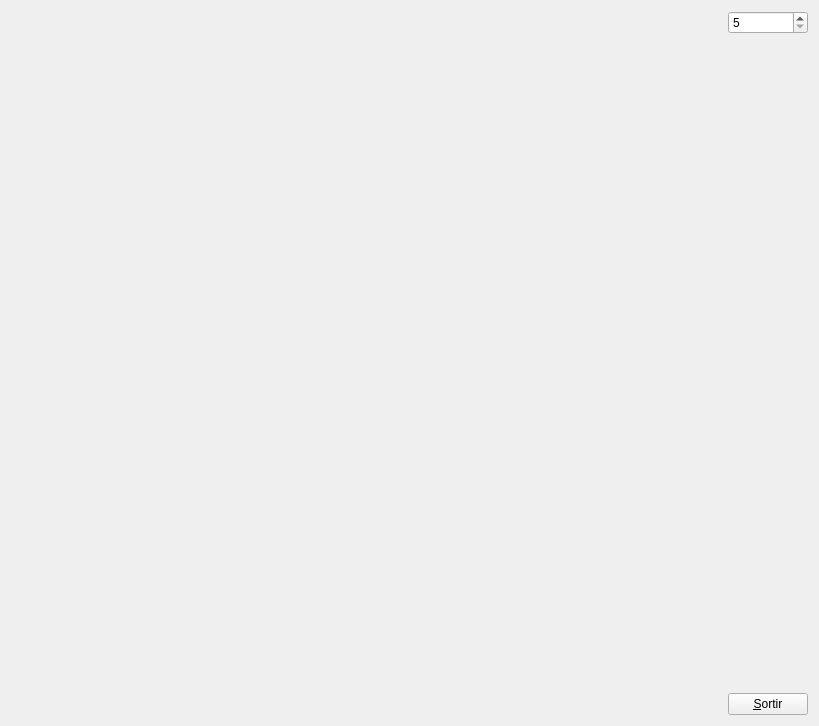
<?xml version="1.0" encoding="UTF-8"?>
<ui version="4.0">
 <class>MyForm</class>
 <widget class="QWidget" name="MyForm">
  <property name="geometry">
   <rect>
    <x>0</x>
    <y>0</y>
    <width>819</width>
    <height>726</height>
   </rect>
  </property>
  <property name="windowTitle">
   <string>IDI-Lab</string>
  </property>
  <layout class="QHBoxLayout" name="horizontalLayout">
   <item>
    <widget class="MyGLWidget" name="widget" native="true">
     <property name="sizePolicy">
      <sizepolicy hsizetype="Expanding" vsizetype="Expanding">
       <horstretch>0</horstretch>
       <verstretch>0</verstretch>
      </sizepolicy>
     </property>
    </widget>
   </item>
   <item>
    <layout class="QVBoxLayout" name="verticalLayout">
     <item>
      <widget class="QSpinBox" name="spinBox">
       <property name="minimum">
        <number>5</number>
       </property>
       <property name="maximum">
        <number>50</number>
       </property>
      </widget>
     </item>
     <item>
      <spacer name="verticalSpacer">
       <property name="orientation">
        <enum>Qt::Vertical</enum>
       </property>
       <property name="sizeHint" stdset="0">
        <size>
         <width>20</width>
         <height>40</height>
        </size>
       </property>
      </spacer>
     </item>
     <item>
      <widget class="QPushButton" name="pushButton">
       <property name="sizePolicy">
        <sizepolicy hsizetype="Fixed" vsizetype="Fixed">
         <horstretch>0</horstretch>
         <verstretch>0</verstretch>
        </sizepolicy>
       </property>
       <property name="text">
        <string>&amp;Sortir</string>
       </property>
      </widget>
     </item>
    </layout>
   </item>
  </layout>
 </widget>
 <customwidgets>
  <customwidget>
   <class>MyGLWidget</class>
   <extends>QWidget</extends>
   <header>MyGLWidget.h</header>
   <container>1</container>
   <slots>
    <slot>changeNumTrees(QString)</slot>
   </slots>
  </customwidget>
 </customwidgets>
 <resources/>
 <connections>
  <connection>
   <sender>pushButton</sender>
   <signal>clicked()</signal>
   <receiver>MyForm</receiver>
   <slot>close()</slot>
   <hints>
    <hint type="sourcelabel">
     <x>808</x>
     <y>715</y>
    </hint>
    <hint type="destinationlabel">
     <x>839</x>
     <y>529</y>
    </hint>
   </hints>
  </connection>
  <connection>
   <sender>spinBox</sender>
   <signal>textChanged(QString)</signal>
   <receiver>widget</receiver>
   <slot>changeNumTrees(QString)</slot>
   <hints>
    <hint type="sourcelabel">
     <x>734</x>
     <y>14</y>
    </hint>
    <hint type="destinationlabel">
     <x>696</x>
     <y>92</y>
    </hint>
   </hints>
  </connection>
 </connections>
</ui>
